Frame 1 (no input): blank canvas, image omitted
Frame 60 (the mouse pressed at the canvas centre just before this capture): blank canvas, image omitted
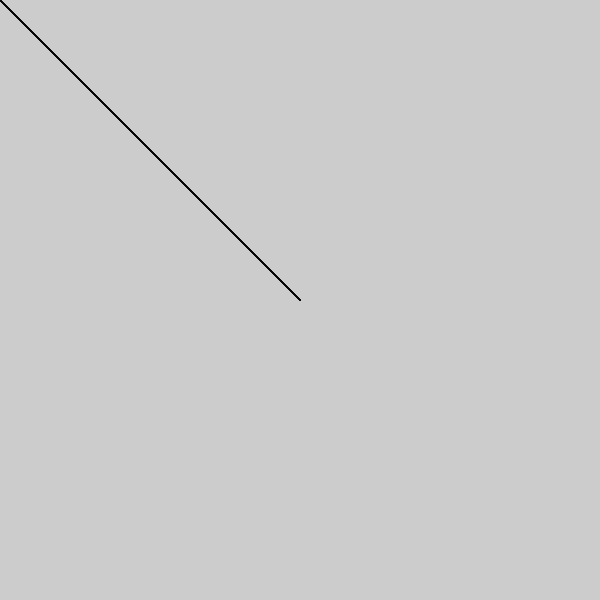
Frame 120 (the mouse held since frame 60 and released just before this capture)

The Processing sketch whose frames 1 and 60 were blank and that drew this single picture after the mouse press (run headless with seeded random() and noise(); from frame 60 on, the mouse is pressed at the canvas centre):

// Processing sketch: processing_156973
// ── processing_156973.pde

int[] xpos = new int[1000];
int[] ypos = new int[1000];


void setup() {
  size(600, 600); 
  for (int i = 0; i < xpos.length; i++ ) {
    xpos[i] = -100;
    ypos[i] = -100;
  }
}

void draw() {
  //background(255); 
  stroke(0); 




  //  for (int i = 0; i < xpos.length-1; i++ ) {
  //    for (int j = 0; j < ypos.length-1; j++ ) {
  //      float pointDist = dist(xpos[i], ypos[i], xpos[j], ypos[j]);
  //      float b = map(pointDist, 0, 100, 1, 254);
  //      stroke(b); 
  //      if ( pointDist < 100 ) {
  //        line(xpos[i], ypos[i], xpos[j], ypos[j]);
  //      }
  //    }
  //  }
  if (mousePressed) {
    for (int i = 0; i < xpos.length-1; i++ ) {
      //background(255);
      stroke(0, 50);

      line(xpos[i], ypos[i], xpos[i+1], ypos[i+1]);
      xpos[i] = xpos[i+1];
      ypos[i] = ypos[i+1]; 


      float distance = dist(xpos[xpos.length-1], ypos[ypos.length-1], xpos[i], ypos[i]);
      float b = map( distance, 0, 100, 0, 30);
      stroke(0, b); 
      if (distance < 70) {
        line(mouseX, mouseY, xpos[i], ypos[i]);
      }
    }

    if (mouseX != 0 || mouseY != 0 ) { 
      xpos[xpos.length-1] = mouseX;
      ypos[ypos.length-1] = mouseY;
    }
  }
} 
